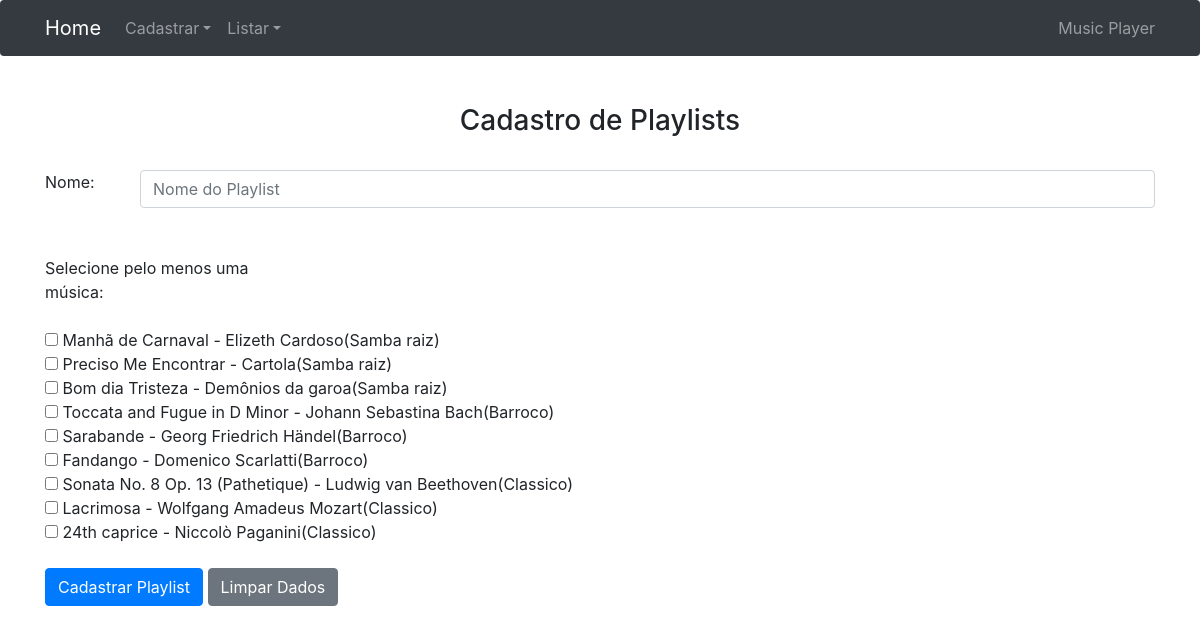
/php/formPlaylist.php, run on the app's committed database.
### tables this page shows
CREATE TABLE `musica` (
  `id_musica` int(11) NOT NULL,
  `nome` varchar(100) DEFAULT NULL,
  `cod_banda` int(11) DEFAULT NULL,
  `youtube` text
);

CREATE TABLE `banda` (
  `id_banda` int(11) NOT NULL,
  `nome` varchar(100) DEFAULT NULL,
  `cod_genero` int(11) DEFAULT NULL
);

CREATE TABLE `genero` (
  `id_genero` int(11) NOT NULL,
  `nome` varchar(100) DEFAULT NULL
);

### php/formPlaylist.php (the view, shortened to what this page needs)
<!DOCTYPE html>
<html lang = "pt-br">
    <head>
        <link rel="stylesheet" href="../css/bootstrap.min.css"/>
    </head>
    <body>
        <?php include "../inc/cabecalho.inc";?>
        <div class = "container">
            <div class="row text-center">
                <div class="col">
                    <h3>Cadastro de Playlists</h3>
                </div>
            </div>
            <br>
            <?php
                include "conexao.php";
                if(empty($_POST)){
                    echo '
                        <form action = "formPlaylist.php" method = "POST">
                        <div class="row">
                            <div class="col-1">
                                Nome:
                            </div>
                            <div class="col">
                                <input class = "form-control" type = "text" name = "nomePlaylist" placeholder = "Nome do Playlist"/><br/>
                            </div>
                        </div>
                        <br>
                        <div class="row">
                            <div class="col-3">
                                Selecione pelo menos uma música:
                            </div>
                        </div>
                        <br>
                    ';
                    $query = "select musica.id_musica as codigo, musica.nome as nomeMusica, banda.nome as nomeBanda, genero.nome as nomeGenero from musica inner join banda on musica.cod_banda = banda.id_banda inner join genero on banda.cod_genero = genero.id_genero";
                    $resultados = mysqli_query($conexao, $query) or die ($query);
                    while($linha = mysqli_fetch_assoc($resultados)){
                        echo '<input type = "checkbox" name = "' .$linha["codigo"]. '"> '. $linha["nomeMusica"] .' - '. $linha["nomeBanda"] .'('. $linha["nomeGenero"].')<br/>';
                    }
                    echo '<br>
                        <div class="row">
                            <div class="col">
                                <button class = "btn btn-primary" type="submit">Cadastrar Playlist</button>
                                <button class = "btn btn-secondary" type="reset">Limpar Dados</button>
                            </div>
                        </div>
                        </form>
                    ';
                }
            ?>
        </div>
    </body>
</html>

### data on the page
musica: nome "Manhã de Carnaval", cod_banda.nome "Elizeth Cardoso", genero.nome "Samba raiz"
musica: nome "Preciso Me Encontrar", cod_banda.nome "Cartola", genero.nome "Samba raiz"
musica: nome "Bom dia Tristeza", cod_banda.nome "Demônios da garoa", genero.nome "Samba raiz"
musica: nome "Toccata and Fugue in D Minor", cod_banda.nome "Johann Sebastina Bach", genero.nome "Barroco"
musica: nome "Sarabande", cod_banda.nome "Georg Friedrich Händel", genero.nome "Barroco"
musica: nome "Fandango", cod_banda.nome "Domenico Scarlatti", genero.nome "Barroco"
musica: nome "Sonata No. 8 Op. 13 (Pathetique)", cod_banda.nome "Ludwig van Beethoven", genero.nome "Classico"
musica: nome "Lacrimosa", cod_banda.nome "Wolfgang Amadeus Mozart", genero.nome "Classico"
musica: nome "24th caprice", cod_banda.nome "Niccolò Paganini", genero.nome "Classico"
